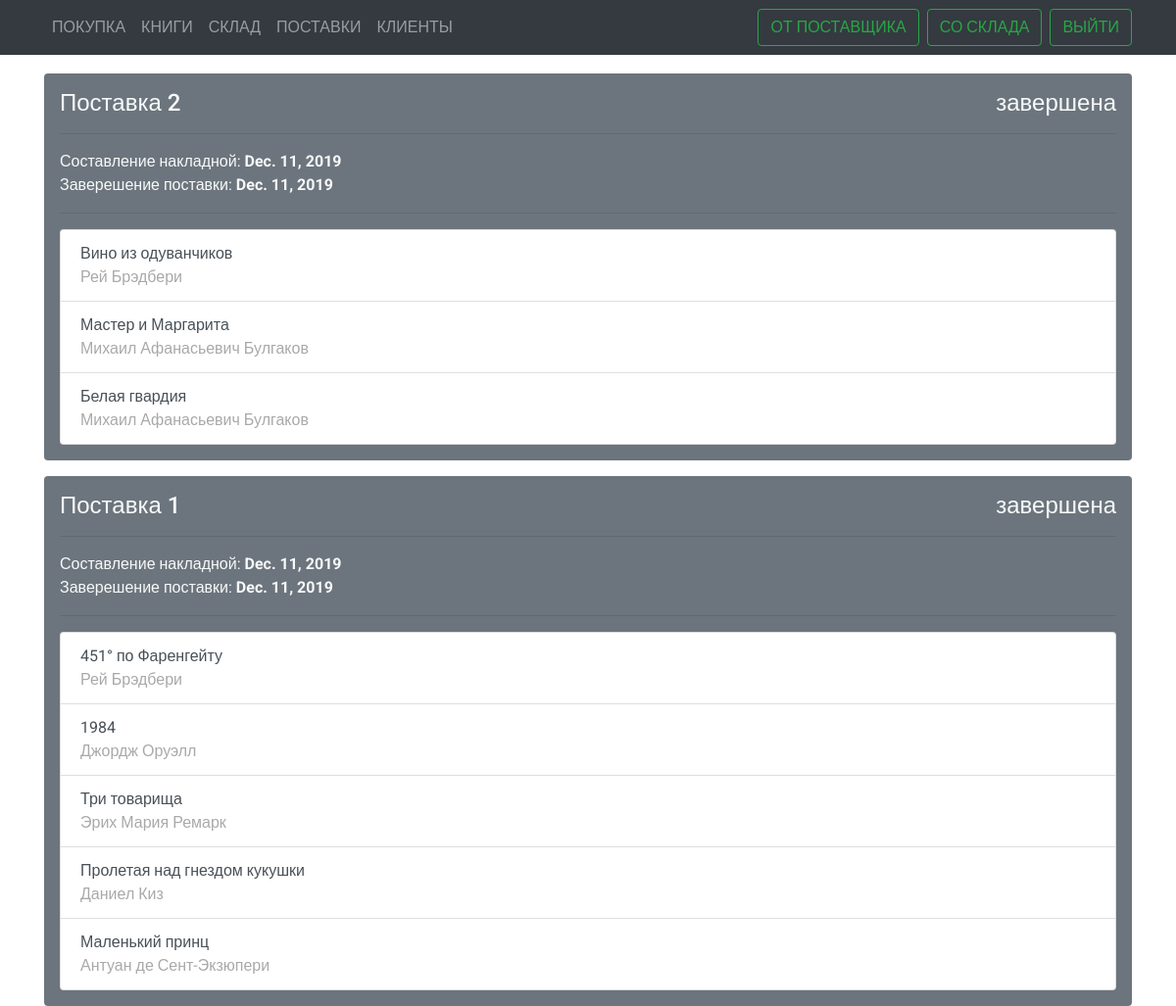
The app's page /workers/supplies (signed in) with its own data.
### book_shop/models.py (models this page shows, shortened)
class Supply(models.Model):
    start = models.DateField(verbose_name="date of supply starting", null=True, blank=True)
    finish = models.DateField(verbose_name="date of supply finishing", null=True, blank=True)

class Book(models.Model):
    title = models.CharField(max_length=100, default="")
    author = models.ForeignKey(Author, on_delete=models.CASCADE, default=None)
    publisher = models.ForeignKey(Publisher, on_delete=models.CASCADE, default=None)
    year = models.IntegerField(default=2000)
    price = models.FloatField(default=0.0)
    supply = models.ForeignKey(Supply, on_delete=models.CASCADE, default=None, null=True)
    TYPES_OF_AVAILABILITY = (
        ('SHOP', 'Available in shop'),
        ('WARE', 'Available in warehouse'),
        ('REQ', 'Available by request'),
    )
    availability = models.CharField(max_length=4, choices=TYPES_OF_AVAILABILITY, default="REQ")
    number_shop = models.IntegerField(default=0)
    number_ware = models.IntegerField(default=0)
    number_init = models.IntegerField(default=0)

class Author(models.Model):
    name = models.CharField(max_length=100)
    def __str__(self):
        return f'{self.name}'

### book_shop/views.py (the view, shortened to what this page needs)
# urls.py: path(r'workers/supplies', views.worker_supplies_view, name='supplies'),
@login_required(login_url='/')
def worker_supplies_view(request):
    supplies = Supply.objects.order_by('finish', '-start', '-id')
    books = Book.objects.all()
    context = {"supplies": supplies, 'books': books}
    return render(request, 'book_shop/supplies.html', context)

### templates/book_shop/supplies.html (shortened to what this page needs)
{% extends 'book_shop/base.html' %}
{% block content %}
    {% include 'book_shop/components/navbar.html' %}
    <div class="main container">
        {% for supply in supplies %}
            <div class="{{ supply.finish|yesno:"bg-secondary text-light, bg-light" }} p-3 rounded mt-3">
                <h4 class="w-100 d-flex justify-content-between">Поставка {{ supply.id }}
                    <div class="d-inline">{{ supply.finish|yesno:"завершена," }}</div>
                </h4>
                <hr>
                <div>Составление накладной: <span class="font-weight-bold"> {{ supply.start }}</span></div>
                {% if supply.finish %}
                    <div>Заверешение поставки: <span class="font-weight-bold"> {{ supply.finish }}</span></div>
                {% else %}
                    <div class="font-weight-bold">Поставка не завершена</div>
                {% endif %}
                <hr>
                <div class="list-group">
                    {% for book in supply.book_set.all %}
                        <a href="#" data-book-id="{{ book.id }}" class="list-group-item list-group-item-action
                                list-group-item-book d-flex justify-content-between align-items-center">
                            <div>{{ book.title }}
                                <div class="grey">{{ book.author }}</div>
                            </div>
                        </a>
                    {% endfor %}
                </div>
            </div>
        {% endfor %}
    </div>
{% endblock %}

### static/book_shop/css/main.css (style rules this page uses)
* { font-family: Roboto, sans-serif; transition: 0.2s; -moz-transition: 0.2s; -webkit-transition: 0.2s; -o-transition: 0.2s; }
.grey { font-size: 16px; color: darkgrey; }
.main { margin-top: 75px; }

### records on screen
Supply: id "2", finish "завершена", start "Dec. 11, 2019", finish "Dec. 11, 2019"
Book: title "Вино из одуванчиков", author "Рей Брэдбери"
Book: title "Мастер и Маргарита", author "Михаил Афанасьевич Булгаков"
Book: title "Белая гвардия", author "Михаил Афанасьевич Булгаков"
Supply: id "1", finish "завершена", start "Dec. 11, 2019", finish "Dec. 11, 2019"
Book: title "451° по Фаренгейту", author "Рей Брэдбери"
Book: title "1984", author "Джордж Оруэлл"
Book: title "Три товарища", author "Эрих Мария Ремарк"
Book: title "Пролетая над гнездом кукушки", author "Даниел Киз"
Book: title "Маленький принц", author "Антуан де Сент-Экзюпери"
